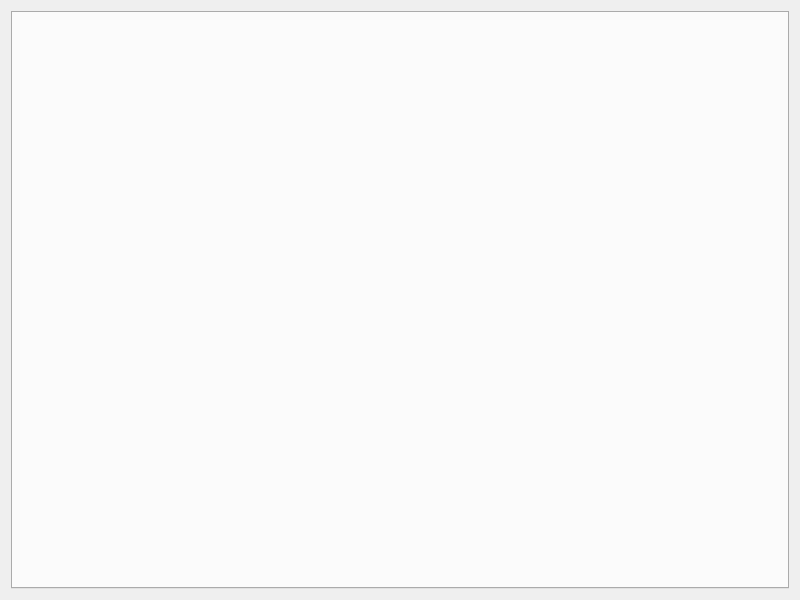
<?xml version="1.0" encoding="UTF-8"?>
<ui version="4.0">
 <class>Widget</class>
 <widget class="QWidget" name="Widget">
  <property name="geometry">
   <rect>
    <x>0</x>
    <y>0</y>
    <width>800</width>
    <height>600</height>
   </rect>
  </property>
  <property name="windowTitle">
   <string>Widget</string>
  </property>
  <layout class="QVBoxLayout" name="verticalLayout">
   <item>
    <widget class="FancyTabWidget" name="tabWidget">
     <property name="currentIndex">
      <number>-1</number>
     </property>
    </widget>
   </item>
  </layout>
 </widget>
 <customwidgets>
  <customwidget>
   <class>FancyTabWidget</class>
   <extends>QTabWidget</extends>
   <header>fancytabwidget.h</header>
   <container>1</container>
  </customwidget>
 </customwidgets>
 <resources/>
 <connections/>
</ui>
